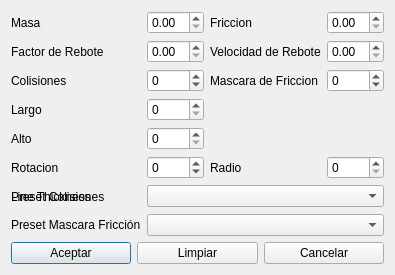
<ui version="4.0" >
 <class>frmPeCaLi</class>
 <widget class="QDialog" name="frmPeCaLi" >
  <property name="geometry" >
   <rect>
    <x>0</x>
    <y>0</y>
    <width>372</width>
    <height>251</height>
   </rect>
  </property>
  <property name="windowTitle" >
   <string>PROPIEDADES PELOTA, CAJA Y LINEA</string>
  </property>
  <layout class="QGridLayout" >
   <item row="0" column="0" >
    <layout class="QGridLayout" >
     <item row="0" column="0" >
      <widget class="QLabel" name="lblDensidad" >
       <property name="text" >
        <string>Masa</string>
       </property>
      </widget>
     </item>
     <item row="0" column="1" >
      <widget class="QDoubleSpinBox" name="fltdensidad" />
     </item>
     <item row="0" column="2" colspan="2" >
      <widget class="QLabel" name="lblFriccion" >
       <property name="text" >
        <string>Friccion</string>
       </property>
      </widget>
     </item>
     <item row="0" column="4" >
      <widget class="QDoubleSpinBox" name="fltfriccion" />
     </item>
     <item row="1" column="0" >
      <widget class="QLabel" name="lblFacRebote" >
       <property name="text" >
        <string>Factor de Rebote</string>
       </property>
      </widget>
     </item>
     <item row="1" column="1" >
      <widget class="QDoubleSpinBox" name="fltfactorDeRebote" >
       <property name="maximum" >
        <double>10.000000000000000</double>
       </property>
       <property name="singleStep" >
        <double>0.050000000000000</double>
       </property>
      </widget>
     </item>
     <item row="1" column="2" colspan="2" >
      <widget class="QLabel" name="lblVelRebote" >
       <property name="text" >
        <string>Velocidad de Rebote</string>
       </property>
      </widget>
     </item>
     <item row="1" column="4" >
      <widget class="QDoubleSpinBox" name="fltvelocidadDeRebote" />
     </item>
     <item row="2" column="0" >
      <widget class="QLabel" name="lblColisiones" >
       <property name="text" >
        <string>Colisiones</string>
       </property>
      </widget>
     </item>
     <item row="2" column="1" >
      <widget class="QSpinBox" name="intcolisiones" >
       <property name="minimum" >
        <number>-99</number>
       </property>
      </widget>
     </item>
     <item row="2" column="2" colspan="2" >
      <widget class="QLabel" name="lblMascaraDeFriccion" >
       <property name="text" >
        <string>Mascara de Friccion</string>
       </property>
      </widget>
     </item>
     <item row="2" column="4" >
      <widget class="QSpinBox" name="intmascaraDeFriccion" >
       <property name="minimum" >
        <number>-99</number>
       </property>
      </widget>
     </item>
     <item row="3" column="0" >
      <widget class="QLabel" name="lblLargo" >
       <property name="text" >
        <string>Largo</string>
       </property>
      </widget>
     </item>
     <item row="3" column="1" >
      <widget class="QSpinBox" name="intlargo" >
       <property name="maximum" >
        <number>800</number>
       </property>
       <property name="singleStep" >
        <number>1</number>
       </property>
      </widget>
     </item>
     <item row="4" column="0" >
      <widget class="QLabel" name="lblAlto" >
       <property name="text" >
        <string>Alto</string>
       </property>
      </widget>
     </item>
     <item row="4" column="1" >
      <widget class="QSpinBox" name="intalto" >
       <property name="maximum" >
        <number>600</number>
       </property>
      </widget>
     </item>
     <item row="5" column="0" >
      <widget class="QLabel" name="lblRotacion" >
       <property name="text" >
        <string>Rotacion</string>
       </property>
      </widget>
     </item>
     <item row="5" column="1" >
      <widget class="QSpinBox" name="intRotacion" >
       <property name="minimum" >
        <number>-360</number>
       </property>
       <property name="maximum" >
        <number>360</number>
       </property>
      </widget>
     </item>
     <item row="5" column="2" >
      <widget class="QLabel" name="lblRadio" >
       <property name="text" >
        <string>Radio</string>
       </property>
      </widget>
     </item>
     <item row="5" column="3" >
      <spacer>
       <property name="orientation" >
        <enum>Qt::Horizontal</enum>
       </property>
       <property name="sizeHint" >
        <size>
         <width>21</width>
         <height>20</height>
        </size>
       </property>
      </spacer>
     </item>
     <item row="5" column="4" >
      <widget class="QSpinBox" name="intRadio" >
       <property name="maximum" >
        <number>700</number>
       </property>
      </widget>
     </item>
     <item row="6" column="0" >
      <widget class="QLabel" name="lblLineThicknessObj" >
       <property name="text" >
        <string>Line Thickness</string>
       </property>
      </widget>
     </item>
     <item row="6" column="1" colspan="2" >
      <widget class="QComboBox" name="cmbLineThicknessObj" />
     </item>
     <item row="6" column="3" >
      <widget class="QDoubleSpinBox" name="fltLineThicknessObj" >
       <property name="minimum" >
        <double>0.500000000000000</double>
       </property>
       <property name="maximum" >
        <double>64.000000000000000</double>
       </property>
       <property name="singleStep" >
        <double>0.500000000000000</double>
       </property>
      </widget>
     </item>
     <item row="6" column="0" >
      <widget class="QLabel" name="lblPresetColisiones" >
       <property name="text" >
        <string>Preset Colisiones</string>
       </property>
      </widget>
     </item>
     <item row="6" column="1" colspan="4" >
      <widget class="QComboBox" name="cmbCollisionPreset" />
     </item>
     <item row="7" column="0" >
      <widget class="QLabel" name="lblPresetFriccion" >
       <property name="text" >
        <string>Preset Mascara Fricción</string>
       </property>
      </widget>
     </item>
     <item row="7" column="1" colspan="4" >
      <widget class="QComboBox" name="cmbFrictionPreset" />
     </item>
    </layout>
   </item>
   <item row="1" column="0" >
    <layout class="QGridLayout" >
     <item row="0" column="0" >
      <widget class="QPushButton" name="btnAceptar" >
       <property name="text" >
        <string>Aceptar</string>
       </property>
      </widget>
     </item>
     <item row="0" column="1" >
      <widget class="QPushButton" name="btnLimpiar" >
       <property name="text" >
        <string>Limpiar</string>
       </property>
      </widget>
     </item>
     <item row="0" column="2" >
      <widget class="QPushButton" name="btnCancelar" >
       <property name="text" >
        <string>Cancelar</string>
       </property>
      </widget>
     </item>
    </layout>
   </item>
  </layout>
 </widget>
 <resources/>
 <connections/>
</ui>
